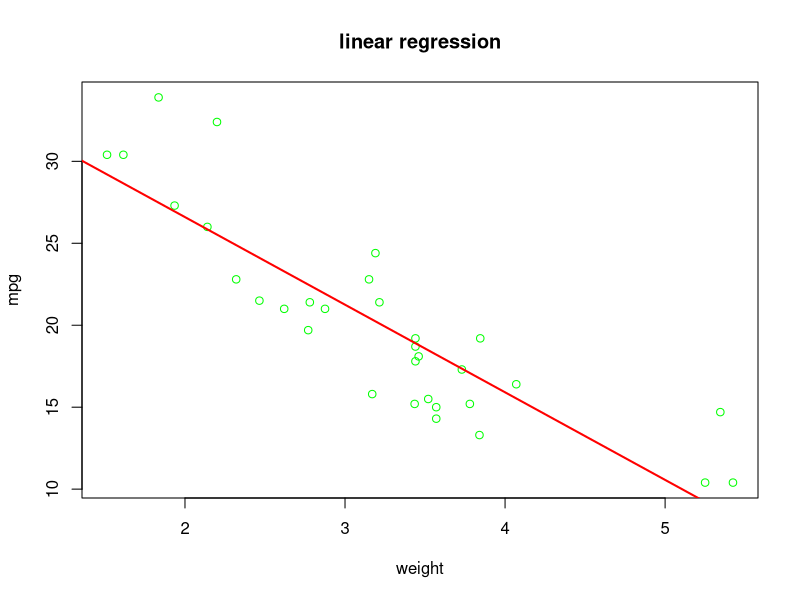
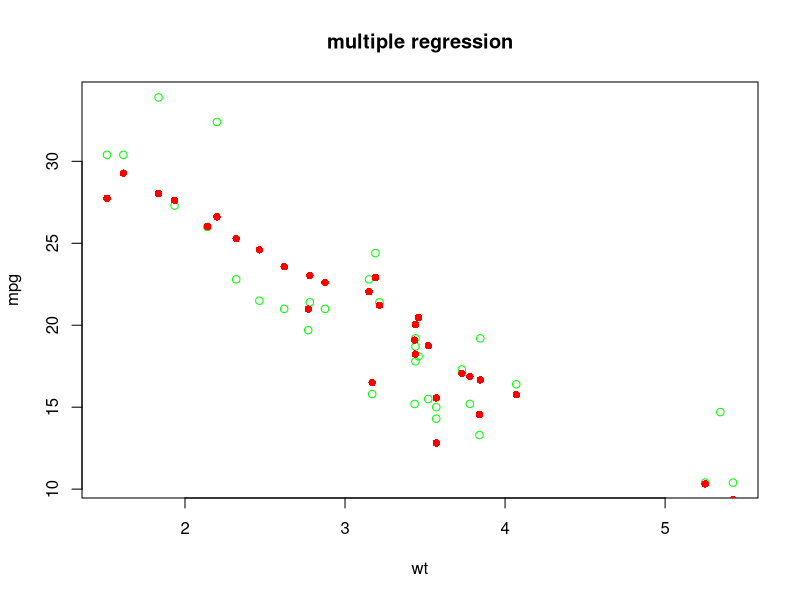

The R script that drew these images, in order:
View(mtcars)
#linear regression
model <- lm(mpg ~ wt,data=mtcars)
summary(model)
plot(mpg ~ wt,data=mtcars,main="linear regression",xlab="weight",ylab="mpg",col="green")
abline(model,col="red",lwd=2)
#multiple regression
input <- mtcars[,c("mpg","disp","hp","wt")]
model2 <- lm(mpg~disp+hp+wt,data=input)
summary(model2)
mpgMulti_predicted <- predict(model2,input[,c('disp','hp','wt')])
plot(mpg~wt,data=input,main='multiple regression',xlab='wt',ylab='mpg',col='green')
points(mpgMulti_predicted ~ wt, data=input,col = "red", pch = 16)
